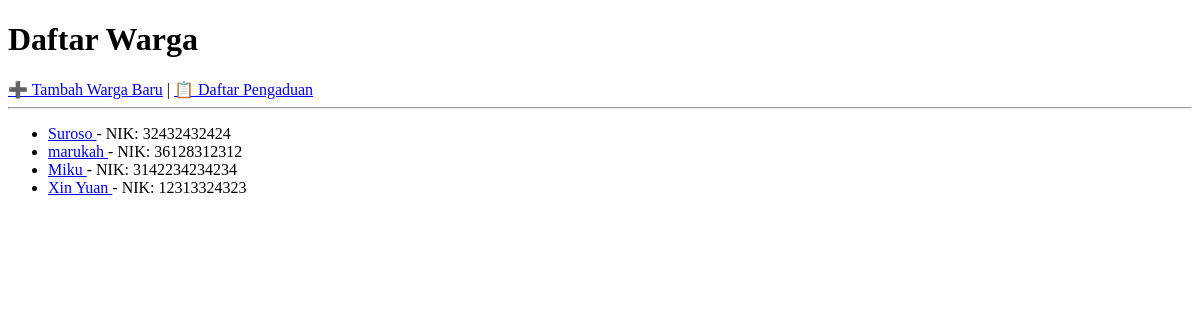
The app's page /warga/, older data.
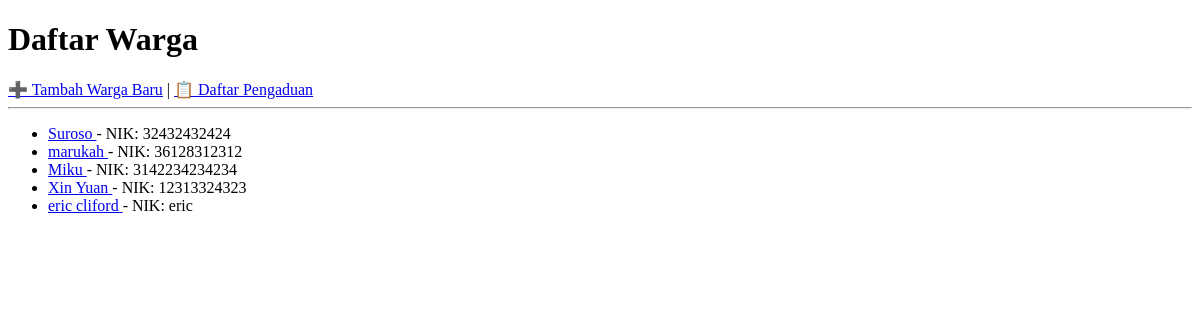
The same page, newer data.
### warga/models.py (models this page shows, shortened)
class Warga(models.Model):
    nik = models.CharField(max_length=16, unique=True, verbose_name="Nomor Induk Kependudukan")
    nama_lengkap = models.CharField(max_length=100, verbose_name="Nama Lengkap")
    alamat = models.TextField(verbose_name="Alamat Tinggal")
    no_telepon = models.CharField(max_length=15, blank=True, verbose_name="Nomor Telepon")
    tanggal_registrasi = models.DateTimeField(auto_now_add=True)

### warga/views.py (the view)
# urls.py: path('', WargaListView.as_view(), name='warga-list'),
class WargaListView(ListView):
    model = Warga
    template_name = 'warga/warga_list.html'

### warga/templates/warga/warga_list.html (shortened to what this page needs)
<!DOCTYPE html>
<html>
<head>
</head>
<body>
    <h1>Daftar Warga</h1>
    <a href="{% url 'warga-tambah' %}">➕ Tambah Warga Baru</a> |
    <a href="{% url 'pengaduan-list' %}">📋 Daftar Pengaduan</a>
    <hr>
    <ul>
        {% for warga in object_list %}
            <li>
                <a href="{% url 'warga-detail' warga.pk %}">
                    {{ warga.nama_lengkap }}
                </a> - NIK: {{ warga.nik }}
            </li>
        {% empty %}
            <li>Belum ada data warga yang terdaftar.</li>
        {% endfor %}
    </ul>
</body>
</html>

Row changes from the older to the newer data that the page shows:
added Warga: nama_lengkap "eric cliford", nik "eric"
